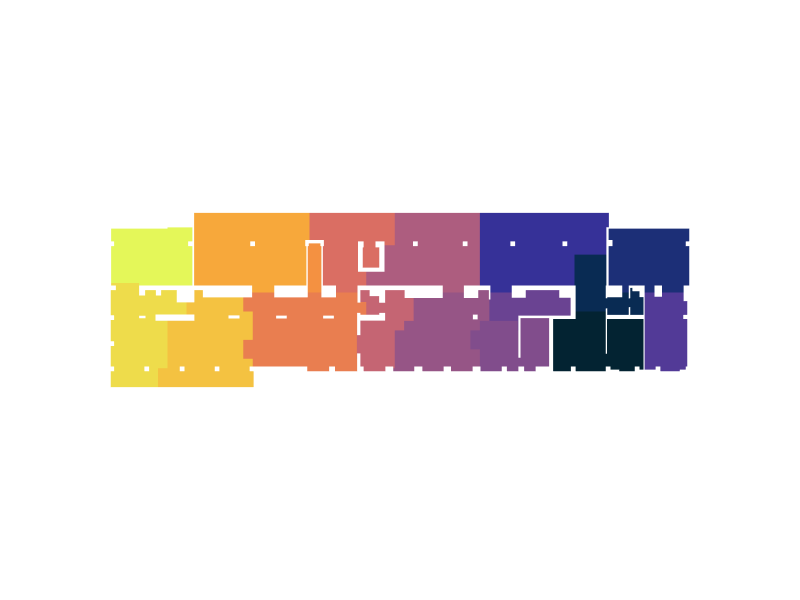

Source (notebook cell):
### Code cell
Topology.Show(faces,
              faceColorKey="cp_color", #community partition color
              faceOpacity=1,
              showEdges=False,
              showVertices=False,
              camera=[0,0,6],
              backgroundColor="white",
              width=800,
              height=600,
              renderer=renderer)
